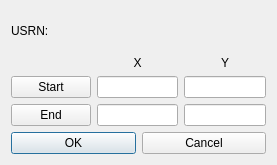
<?xml version="1.0" encoding="UTF-8"?>
<ui version="4.0">
 <class>editCoordsDialog</class>
 <widget class="QDialog" name="editCoordsDialog">
  <property name="windowModality">
   <enum>Qt::WindowModal</enum>
  </property>
  <property name="geometry">
   <rect>
    <x>0</x>
    <y>0</y>
    <width>277</width>
    <height>165</height>
   </rect>
  </property>
  <property name="windowTitle">
   <string>Edit start/end coordinates</string>
  </property>
  <property name="modal">
   <bool>true</bool>
  </property>
  <layout class="QGridLayout" name="gridLayout_2">
   <item row="2" column="1">
    <layout class="QHBoxLayout" name="horizontalLayout">
     <item>
      <widget class="QPushButton" name="okPushButton">
       <property name="text">
        <string>OK</string>
       </property>
      </widget>
     </item>
     <item>
      <widget class="QPushButton" name="cancelPushButton">
       <property name="text">
        <string>Cancel</string>
       </property>
      </widget>
     </item>
    </layout>
   </item>
   <item row="1" column="1">
    <layout class="QGridLayout" name="gridLayout">
     <item row="1" column="0">
      <widget class="QPushButton" name="startPushButton">
       <property name="text">
        <string>Start</string>
       </property>
       <property name="checkable">
        <bool>true</bool>
       </property>
      </widget>
     </item>
     <item row="1" column="1">
      <widget class="QLineEdit" name="startXLineEdit">
       <property name="maxLength">
        <number>10</number>
       </property>
      </widget>
     </item>
     <item row="2" column="0">
      <widget class="QPushButton" name="endPushButton">
       <property name="text">
        <string>End</string>
       </property>
       <property name="checkable">
        <bool>true</bool>
       </property>
      </widget>
     </item>
     <item row="2" column="1">
      <widget class="QLineEdit" name="endXLineEdit">
       <property name="maxLength">
        <number>10</number>
       </property>
      </widget>
     </item>
     <item row="1" column="2">
      <widget class="QLineEdit" name="startYLineEdit">
       <property name="maxLength">
        <number>10</number>
       </property>
      </widget>
     </item>
     <item row="2" column="2">
      <widget class="QLineEdit" name="endYLineEdit">
       <property name="maxLength">
        <number>10</number>
       </property>
      </widget>
     </item>
     <item row="0" column="1">
      <widget class="QLabel" name="label_2">
       <property name="text">
        <string>X</string>
       </property>
       <property name="alignment">
        <set>Qt::AlignCenter</set>
       </property>
      </widget>
     </item>
     <item row="0" column="2">
      <widget class="QLabel" name="label_3">
       <property name="text">
        <string>Y</string>
       </property>
       <property name="alignment">
        <set>Qt::AlignCenter</set>
       </property>
      </widget>
     </item>
    </layout>
   </item>
   <item row="0" column="1">
    <widget class="QLabel" name="usrnLabel">
     <property name="text">
      <string>USRN:</string>
     </property>
    </widget>
   </item>
  </layout>
 </widget>
 <resources/>
 <connections/>
 <slots>
  <slot>scopy()</slot>
 </slots>
</ui>
